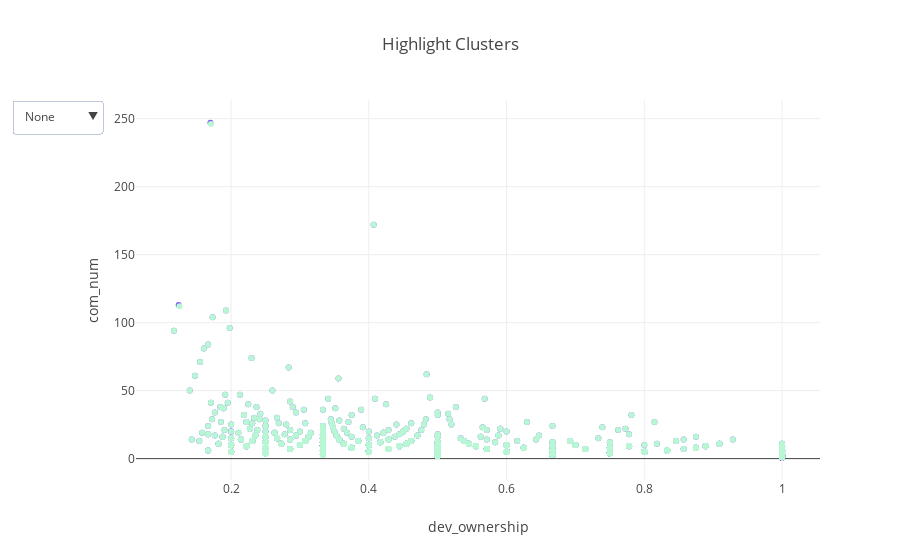

Source (notebook cell):
### Code cell
x17 = getColumn(filename17,8)
y17 = getColumn(filename17,3)
x08 = getColumn(filename08,8)
y08 = getColumn(filename08,3)

trace17 = go.Scatter(
    x=x17,
    y=y17,
    mode='markers',
    marker=dict(color='#835AF1')
)

trace08 = go.Scatter(
    x=x08,
    y=y08,
    mode='markers',
    marker=dict(color='#B8F7D4')
)
data = [trace17, trace08]

cluster0 = [dict(type='circle',
                 xref='x', yref='y',
                 x0=min(x17), y0=min(y17), 
                 x1=max(x17), y1=max(y17), 
                 opacity=.25,
                 line=dict(color='#835AF1'),
                 fillcolor='#835AF1')]
cluster1 = [dict(type='circle',
                 xref='x', yref='y',
                 x0=min(x08), y0=min(y08), 
                 x1=max(x08), y1=max(y08), 
                 opacity=.25,
                 line=dict(color='#7FA6EE'),
                 fillcolor='#7FA6EE')]


updatemenus = list([
    dict(buttons=list([   
            dict(label = 'None',
                 method = 'relayout',
                 args = ['shapes', []]),
            dict(label = 'Cluster 0',
                 method = 'relayout',
                 args = ['shapes', cluster0]),
            dict(label = 'Cluster 1',
                 method = 'relayout',
                 args = ['shapes', cluster1]),
            dict(label = 'All',
                 method = 'relayout',
                 args = ['shapes', cluster0+cluster1])
        ]),
    )
])

layout = dict(title='Highlight Clusters 2008 vs 2017', showlegend=False,
              updatemenus=updatemenus,
             xaxis=dict(title='dev_ownership'),
             yaxis=dict(title='com_num'))

fig = dict(data=data, layout=layout)

iplot(fig, show_link=False)

### Figure 1 — Plotly figure (JSON) as saved in the notebook; plotly's stock layout.template omitted (floating-point values rounded to 4 significant figures; data arrays with more than 128 entries replaced by an {"elided": "..."} marker saying what was removed)
{"data": [{"marker": {"color": "#835AF1"}, "mode": "markers", "type": "scatter", "x": {"elided": "4426 str values"}, "y": {"elided": "4426 str values"}}, {"marker": {"color": "#B8F7D4"}, "mode": "markers", "type": "scatter", "x": {"elided": "4425 str values"}, "y": {"elided": "4425 str values"}}], "layout": {"showlegend": false, "title": "Highlight Clusters", "updatemenus": [{"buttons": [{"args": ["shapes", []], "label": "None", "method": "relayout"}, {"args": ["shapes", [{"fillcolor": "#835AF1", "line": {"color": "#835AF1"}, "opacity": 0.25, "type": "circle", "x0": "0.11702127659574499", "x1": "dev_ownership", "xref": "x", "y0": "1", "y1": "com_num", "yref": "y"}]], "label": "Cluster 0", "method": "relayout"}, {"args": ["shapes", [{"fillcolor": "#7FA6EE", "line": {"color": "#7FA6EE"}, "opacity": 0.25, "type": "circle", "x0": "0.11702127659574499", "x1": "dev_ownership", "xref": "x", "y0": "1", "y1": "com_num", "yref": "y"}]], "label": "Cluster 1", "method": "relayout"}, {"args": ["shapes", [{"fillcolor": "#835AF1", "line": {"color": "#835AF1"}, "opacity": 0.25, "type": "circle", "x0": "0.11702127659574499", "x1": "dev_ownership", "xref": "x", "y0": "1", "y1": "com_num", "yref": "y"}, {"fillcolor": "#7FA6EE", "line": {"color": "#7FA6EE"}, "opacity": 0.25, "type": "circle", "x0": "0.11702127659574499", "x1": "dev_ownership", "xref": "x", "y0": "1", "y1": "com_num", "yref": "y"}]], "label": "All", "method": "relayout"}]}], "xaxis": {"title": "dev_ownership"}, "yaxis": {"title": "com_num"}}}
